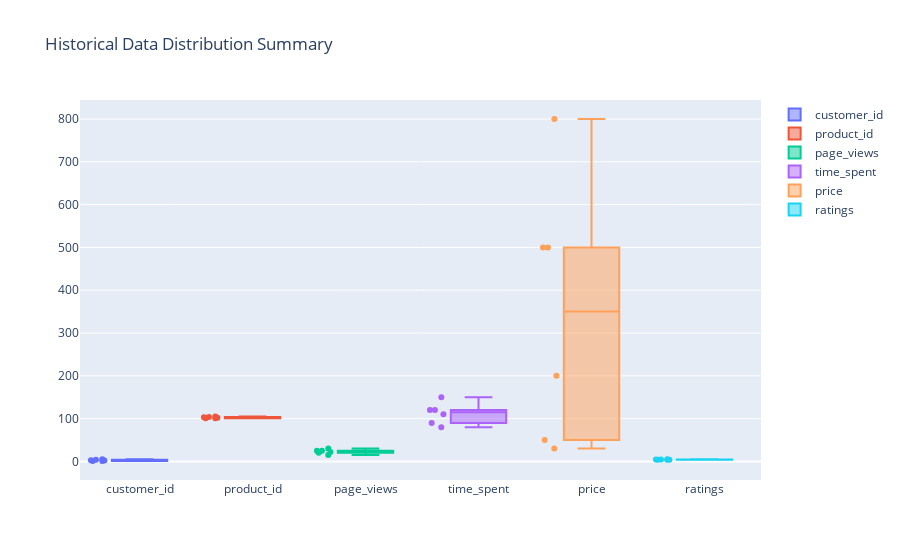

Notebook code cell kept with this figure:
### Markdown cell above
### Outlier

### Code cell
# Check outlier
# No any data that far away from others.

def create_box_plot(column):
    trace = go.Box(y=df[column], name=column, boxpoints='all')
    return trace

box_plot_data = [create_box_plot(col) for col in df.columns if df[col].dtype not in ['object', 'datetime64[ns]']]

layout = go.Layout(title='Historical Data Distribution Summary')
fig = go.Figure(data=box_plot_data, layout=layout)

fig.show()

### Figure 1 — Plotly figure (JSON) as saved in the notebook; plotly's stock layout.template omitted (floating-point values rounded to 4 significant figures)
{"data": [{"boxpoints": "all", "name": "customer_id", "type": "box", "y": [1, 5, 1, 2, 3, 4]}, {"boxpoints": "all", "name": "product_id", "type": "box", "y": [101, 101, 105, 102, 103, 104]}, {"boxpoints": "all", "name": "page_views", "type": "box", "y": [25, 22, 25, 20, 30, 15]}, {"boxpoints": "all", "name": "time_spent", "type": "box", "y": [120, 110, 120, 90, 150, 80]}, {"boxpoints": "all", "name": "price", "type": "box", "y": [500, 500, 800, 50, 200, 30]}, {"boxpoints": "all", "name": "ratings", "type": "box", "y": [4.5, 4.5, 4.8, 3.8, 4.2, 4]}], "layout": {"title": {"text": "Historical Data Distribution Summary"}}}
